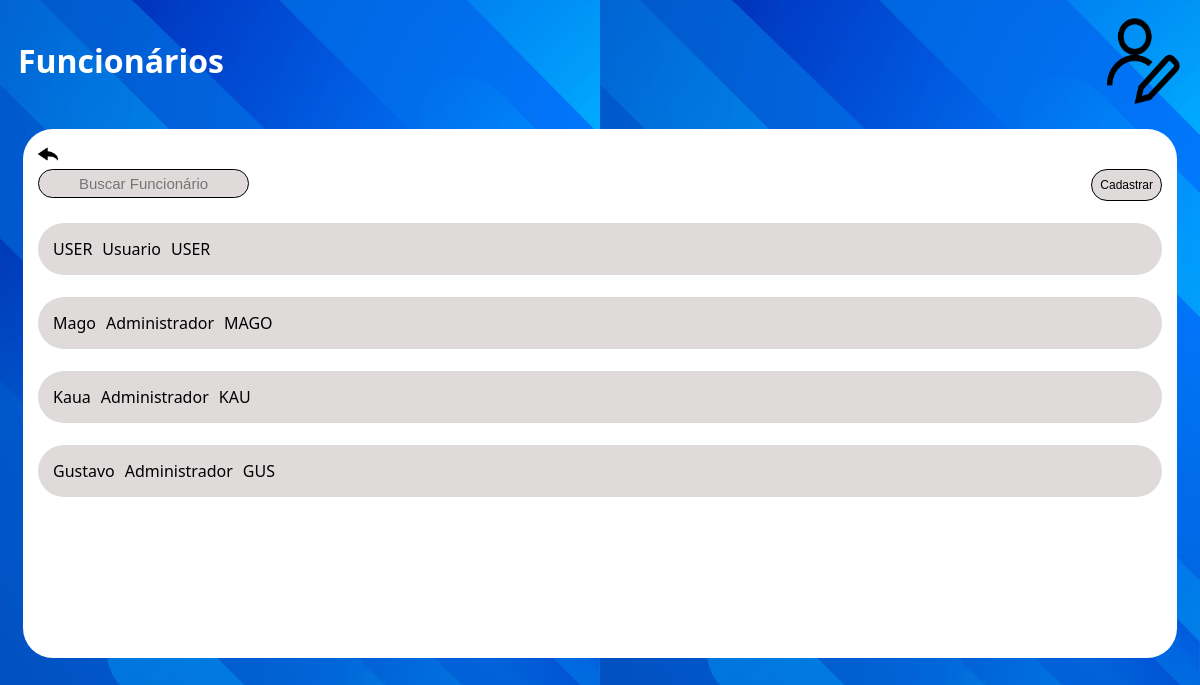
The app's page /private/funcionário.php (signed in) with its own data.
### tables this page shows
CREATE TABLE usuarios(
	id int auto_increment primary key,
    nome varchar(120) not null,
    data_nascimento varchar(45) not null,
    naturalidade varchar(45) not null,
    nacionalidade varchar(45) not null,
    estado_civil varchar(45) not null,
    tipo ENUM('Administrador','Usuario') not null,
    CPF char(11) not null unique,
    email varchar(120) not null unique,
    data_admissao varchar(45) not null,
    genero varchar(45) not null,
    codigo char(6) not null unique,
    senha varchar(255) not null
);

### private/funcionário.php (the view, shortened to what this page needs)
<?php
include '../config/db.php';
$busca = isset($_POST['busca']) ? trim($_POST['busca']) : '';
if ($busca === '') {
    $sql = "SELECT id,nome,data_nascimento,naturalidade,nacionalidade,estado_civil,tipo,CPF,email,data_admissao,genero,codigo,senha FROM usuarios
            ORDER BY nome DESC";
    $stmt = $conn->prepare($sql);
}
$stmt->execute();
$result = $stmt->get_result();
?>
<!DOCTYPE html>
<html lang="en">
<head>
  <link rel="stylesheet" href="../style/styles.css">
</head>
<body>
  <header class="header">
    <h1>Funcionários</h1>
    <img class="logoMenu" src="../assets/icons/funcionario.png" alt="Rotas">
  </header>
  <div class="branco-funcionario">
    <div class="setas">
      <a href="menuadm.php">
        <img class="setaDashboard" src="../assets/icons/seta.png" alt="Botão de voltar">
      </a>
    </div>
    <div class="barraFuncionario">
      <form action="funcionário.php" method="post">
        <input type="text" name="busca" class="buscarFuncionario" placeholder="Buscar Funcionário" value="<?php echo htmlspecialchars($busca); ?>">
      </form>
      <a href="cadastro.php">
        <button class="cadastroFuncionario" type="button">Cadastrar</button>
      </a>
    </div>
    <br>
    <div class="arrastar">
      <?php
      if ($result && $result->num_rows > 0) {
        while ($row = $result->fetch_assoc()) {
          echo '
          <a href="readFuncionário.php?id=' . $row['id'] . '">
        <div class="cinza">
            <div class="flexFuncionario">
                <div class="espaco">' . $row['nome'] . '</div>
                <br>
                <div class="espaco">' . $row['tipo'] . '</div>
                <br>
                <div class="espaco">' . $row['codigo'] . '</div>
            </div>
        </div>
        </a>
        <br>
        ';
        }
      } else {
        echo "Nenhum registro encontrado.";
      }
      ?>
    </div>
</body>
</html>

### style/styles.css (style rules this page uses)
body { background-image: url('..//assets/icons/BlueBackground.jpg'); background-size: 600px; font-family: 'Segoe UI', Tahoma, Geneva, Verdana, sans-serif; }
a { text-decoration: none; color: black; }
.espaco { display: flex; padding: 5px; justify-content: space-between; }
.header { color: white; justify-content: space-between; display: flex; padding: 10px; }
.logoMenu { width: 79px; }
.cinza { background-color: rgb(223, 219, 219); border-radius: 30px; border: 0px; padding: 5px; text-align: center; }
.cadastroFuncionario { border-radius: 50px; background-color: rgb(223, 219, 219); font-size: 12px; border: 1px solid; padding: 8px; }
.setaDashboard { height: 20px; width: 20px; }
.setas { display: flex; justify-content: space-between; }
.branco-funcionario { text-align: center; background-color: white; border-radius: 30px; padding: 15px; margin: 15px; }
.arrastar { overflow: scroll; height: 420px; scrollbar-width: none; }
.flexFuncionario { display: flex; align-items: center; justify-content: spa; padding: 5px; }
.barraFuncionario { justify-content: space-between; display: flex; }
.buscarFuncionario { background-color: rgb(223, 219, 219); padding: 5px; border-radius: 30px; font-size: 15px; text-align: center; border: 1px solid; }

### records on screen
usuarios: nome "USER", tipo "Usuario", codigo "USER"
usuarios: nome "Mago", tipo "Administrador", codigo "MAGO"
usuarios: nome "Kaua", tipo "Administrador", codigo "KAU"
usuarios: nome "Gustavo", tipo "Administrador", codigo "GUS"
